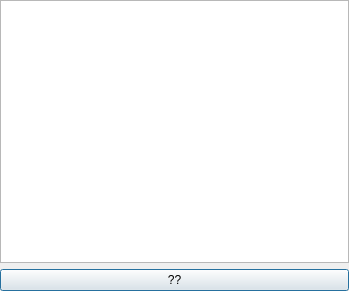
<?xml version="1.0" encoding="UTF-8"?>
<ui version="4.0">
 <class>Dialog</class>
 <widget class="QDialog" name="Dialog">
  <property name="geometry">
   <rect>
    <x>0</x>
    <y>0</y>
    <width>349</width>
    <height>291</height>
   </rect>
  </property>
  <property name="windowTitle">
   <string>????</string>
  </property>
  <layout class="QVBoxLayout" name="verticalLayout">
   <property name="leftMargin">
    <number>0</number>
   </property>
   <property name="topMargin">
    <number>0</number>
   </property>
   <property name="rightMargin">
    <number>0</number>
   </property>
   <property name="bottomMargin">
    <number>0</number>
   </property>
   <item>
    <widget class="QTableWidget" name="tableWidget"/>
   </item>
   <item>
    <widget class="QPushButton" name="pushButton_quit">
     <property name="text">
      <string>??</string>
     </property>
    </widget>
   </item>
  </layout>
 </widget>
 <resources/>
 <connections/>
</ui>
